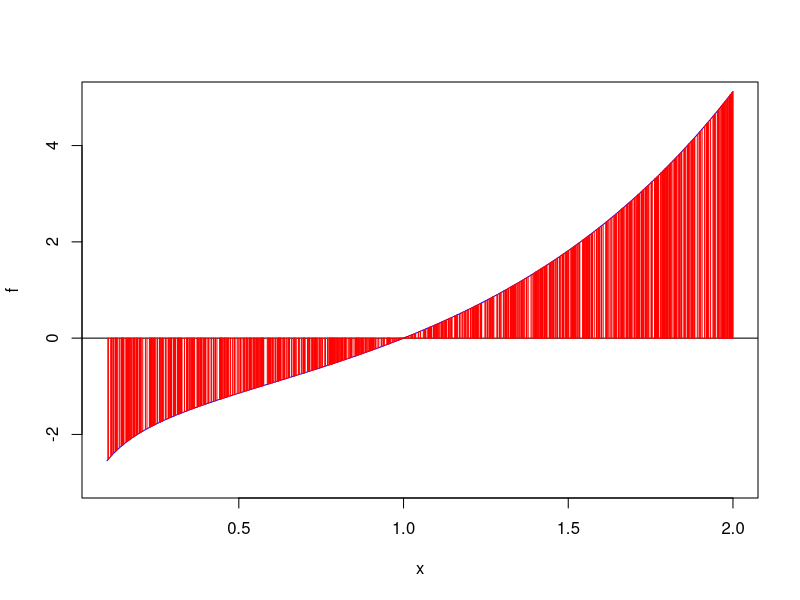

The R script that drew this image:
f <- function(x) {
  return(exp(x) * log(x))
}

find_integral <- function(f, xlim, N = 1000, seed = 10, make_plot = FALSE){
  if (missingArg(f)) {
    f <- function(x) {exp(x) * log(x)}
  }
  if (missingArg(xlim)) {
    xlim <- c(0.1, 2)
  } else if (!is.numeric(xlim) || length(xlim) != 2) {
    stop('xlim is not properly defined')
  }
  # Control seed
  set.seed(seed)
  
  # Simulate N points
  U = runif(N, min = 0.1, max = 2)
  
  fi <- list()
  for (i in 1:length(U)){
    fi[i] = f(U[i])
  }
  
  I = 1.9 * (1/N) * sum(f(U))
  

  
  #plot(f(x), fi)
  
  integral_app <-   plot(f, type="l", col="blue", ylim=c(-3,5), xlim=c(0.1,2))
  lines(c(0,2.1), c(0,0), type="l", col="black")
  
  for (i in 1:length(U)){
  lines(c(U[i],U[i]), c(fi[i],0), type="l", pch=22, col="red")
  } 
  return(integral_app)
}

find_integral()


# question b.
# N = 10       gives: -0.6344028
# N = 100      gives:  0.2654028
# N = 1000     gives:  1.184418
# N = 10000    gives:  1.105195
# N = 100000   gives:  1.065235
# N = 1000000  gives:  1.083766
# N = 10000000 gives:  1.089825
# From the above results it can be concluded that increasing the N by tenfold will increase the accuracy of the approximation.